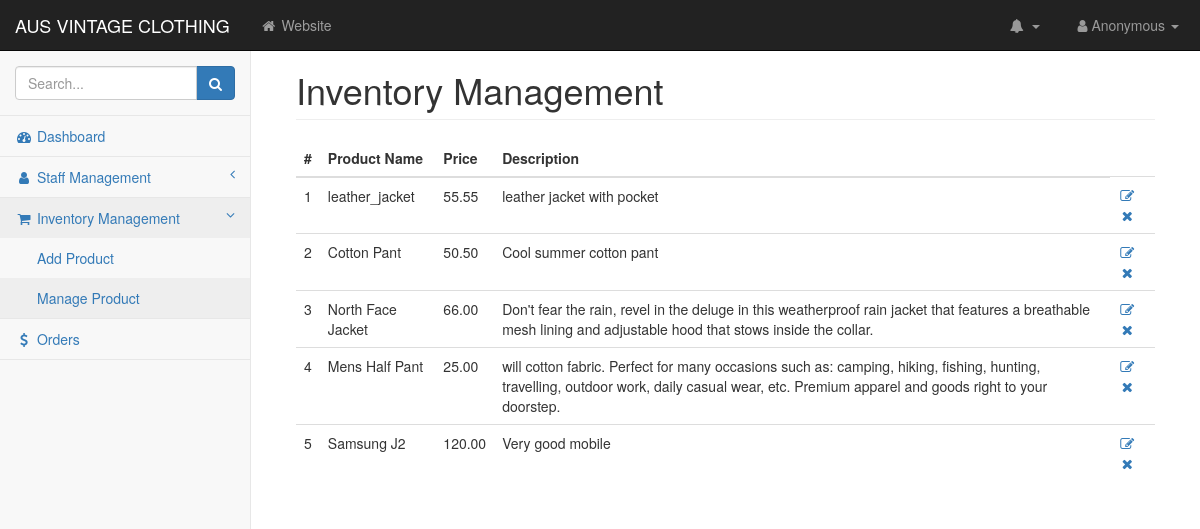
/manage_product.php, run on the app's committed database.
### tables this page shows
CREATE TABLE `item` (
  `id` int(11) NOT NULL,
  `name` varchar(20) DEFAULT NULL,
  `price` decimal(7,2) DEFAULT NULL,
  `description` varchar(200) DEFAULT NULL
);

### manage_product.php (the view, shortened to what this page needs)
<?php
include 'header.php';
?>
<div id="wrapper">
    <?php require 'navigation.php';?>
    <div id="page-wrapper">
        <div class="container-fluid">
            <div class="row">
                <div class="col-lg-12">
                    <h1 class="page-header">Inventory Management </h1>
                </div>
            </div>
            <div class="row">
                <div class="col-lg-12">
                    <div class="table-responsive">
                            <table class="table">
                                <thead>
                                    <tr>
                                        <th>#</th>
                                        <th>Product Name</th>
                                        <th>Price</th>
                                        <th>Description</th>
                                    </tr>
                                </thead>
                                <tbody>
                                    <?php
                                        include './php/sql_connect.php';
                                    $sql="SELECT * FROM item";
                                    $result=mysqli_query($conn,$sql);
                                    $count = 1;
                                    while($row = mysqli_fetch_assoc($result)) {
                                        ?>
                                        <tr>
                                            <td><?php echo  $count ?></td>
                                            <td><?php echo  $row["name"]?></td>
                                            <td><?php echo  $row["price"]?></td>
                                            <td><?php echo  $row["description"]?></td>
                                            <td>
                                                <a><i class="fa fa-edit fa-fw" onclick="edit_product('<?php echo  $row['id']?>','<?php echo  $row['name']?>','<?php echo  $row['price']?>','<?php echo  $row['description']?>')"></i></a>
                                                <a><i class="fa fa-remove fa-fw" onclick="remove_product(<?php echo  $row['id']?>)"></i></a>
                                            </td>
                                        </tr>
                                        <?php
                                        $count=$count+1;
                                    }
                                    ?>
                                </tbody>
                            </table>
                    </div>
                </div>
            </div>
        </div>
    </div>
</div>
<?php include 'footer.php';?>

### css/admin/startmin.css (style rules this page uses)
body { background-color: #f8f8f8; }
#wrapper { width: 100%; }
#page-wrapper { padding: 30px 15px 0 15px; min-height: 568px; background-color: #fff; }
@media (min-width:768px) { #page-wrapper { position: inherit; margin-left: 250px; padding: 30px 30px 0 30px; border-left: 1px solid #e7e7e7; } }

### data on the page
item: name "leather_jacket", price "55.55", description "leather jacket with pocket"
item: name "Cotton Pant", price "50.50", description "Cool summer cotton pant"
item: name "North Face Jacket", price "66.00", description "Don't fear the rain, revel in the deluge in this weatherproof rain jacket that features a breathable mesh lining and adjustable hood that stows inside the collar."
item: name "Mens Half Pant", price "25.00", description "will cotton fabric. Perfect for many occasions such as: camping, hiking, fishing, hunting, travelling, outdoor work, daily casual wear, etc. Premium apparel and goods right to your doorstep."
item: name "Samsung J2", price "120.00", description "Very good mobile"
